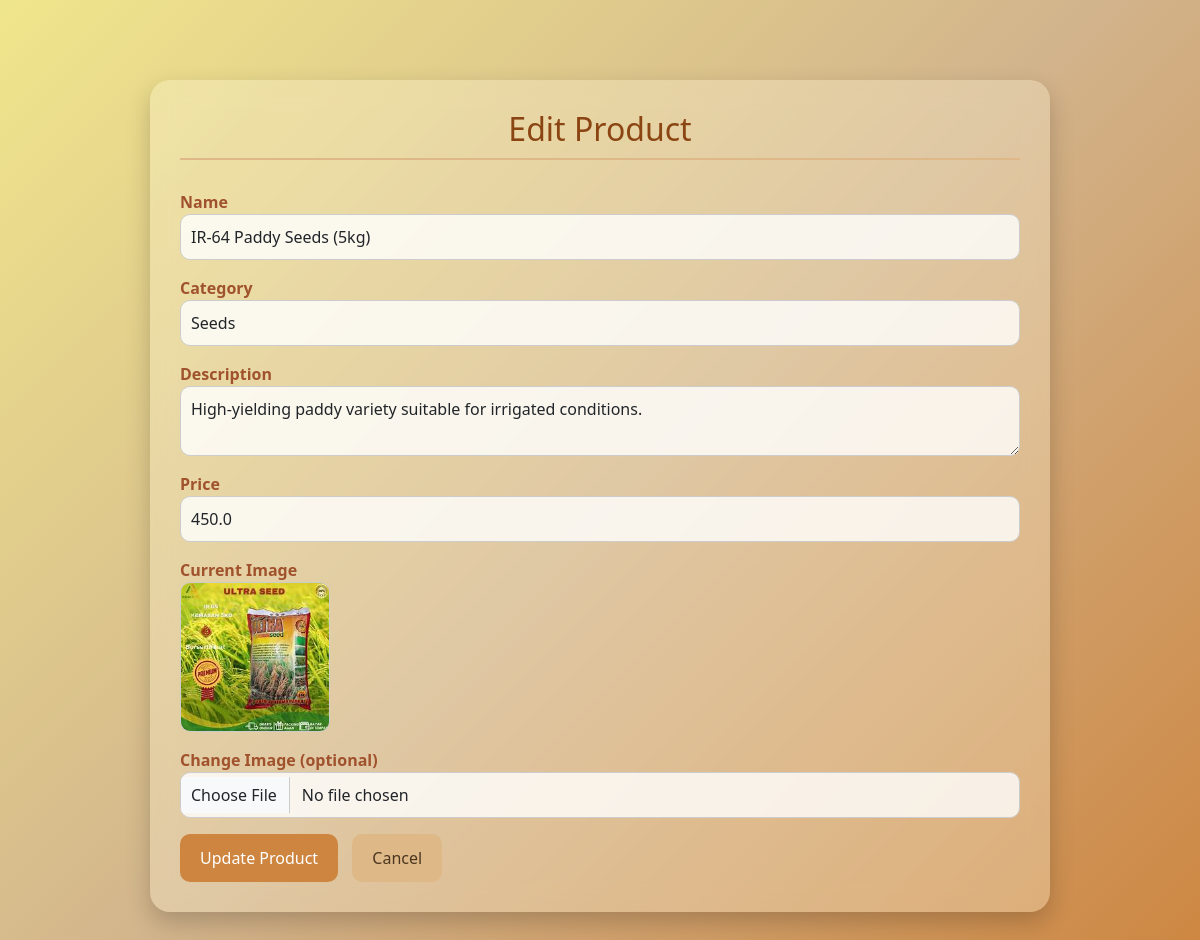
/admin/edit_product/1 (signed in), run on the app's committed database.
### app.py (models this page shows)
class Product(db.Model):
    id = db.Column(db.Integer, primary_key=True)
    name = db.Column(db.String(100), nullable=False)
    category = db.Column(db.String(50), nullable=False)
    description = db.Column(db.Text, nullable=False)
    price = db.Column(db.Float, nullable=False)
    image_filename = db.Column(db.String(100), nullable=False)

### app.py (the view, shortened to what this page needs)
@app.route('/admin/edit_product/<int:product_id>', methods=['GET', 'POST'])
def edit_product(product_id):
    if 'admin' not in session:
        return redirect(url_for('admin_login'))
    product = Product.query.get_or_404(product_id)
    return render_template('edit_product.html', product=product)

### templates/edit_product.html (shortened to what this page needs)
<!DOCTYPE html>
<html>
<head>
    <link href="https://cdn.jsdelivr.net/npm/bootstrap@5.3.0/dist/css/bootstrap.min.css" rel="stylesheet">
</head>
<body>
<div class="container">
    <h2>Edit Product</h2>
    <form method="POST" enctype="multipart/form-data">
        <div class="mb-3">
            <label>Name</label>
            <input type="text" name="name" class="form-control" value="{{ product.name }}" required>
        </div>
        <div class="mb-3">
            <label>Category</label>
            <input type="text" name="category" class="form-control" value="{{ product.category }}" required>
        </div>
        <div class="mb-3">
            <label>Description</label>
            <textarea name="description" class="form-control" required>{{ product.description }}</textarea>
        </div>
        <div class="mb-3">
            <label>Price</label>
            <input type="number" step="0.01" name="price" class="form-control" value="{{ product.price }}" required>
        </div>
        <div class="mb-3">
            <label>Current Image</label><br>
            <img src="{{ url_for('static', filename='images/' + product.image_filename) }}" width="150">
        </div>
        <div class="mb-3">
            <label>Change Image (optional)</label>
            <input type="file" name="image" class="form-control">
        </div>
        <button type="submit" class="btn btn-success">Update Product</button>
        <a href="{{ url_for('admin_dashboard') }}" class="btn btn-secondary">Cancel</a>
    </form>
</div>
</body>
</html>

### templates/edit_product.html (style rules this page uses)
body { background: linear-gradient(135deg, #F0E68C, #D2B48C, #CD853F); font-family: 'Segoe UI', Tahoma, Geneva, Verdana, sans-serif; margin: 0; padding: 0; }
.container { width: 75%; margin: 80px auto; padding: 30px; background: rgba(255, 248, 220, 0.3); border-radius: 20px; box-shadow: 0 10px 25px rgba(0,0,0,0.2); backdrop-filter: blur(12px); -webkit-backdrop-filter: blur(12px); }
h2 { text-align: center; margin-bottom: 30px; color: #8B4513; border-bottom: 2px solid #DEB887; padding-bottom: 10px; }
label { font-weight: 600; color: #A0522D; }
.form-control { border-radius: 10px; padding: 10px; border: 1px solid #ccc; background: rgba(255,255,255,0.8); }
img { border-radius: 10px; border: 1px solid #ccc; }
.btn-success { background-color: #CD853F; border: none; border-radius: 10px; padding: 12px 20px; transition: background-color 0.3s ease; }
.btn-secondary { background-color: #DEB887; border: none; border-radius: 10px; padding: 12px 20px; margin-left: 10px; transition: background-color 0.3s ease; color: #4B3621; }

### data on the page
Product: name "IR-64 Paddy Seeds (5kg)", category "Seeds", description "High-yielding paddy variety suitable for irrigated conditions.", price "450.0", image_filename (picture)
